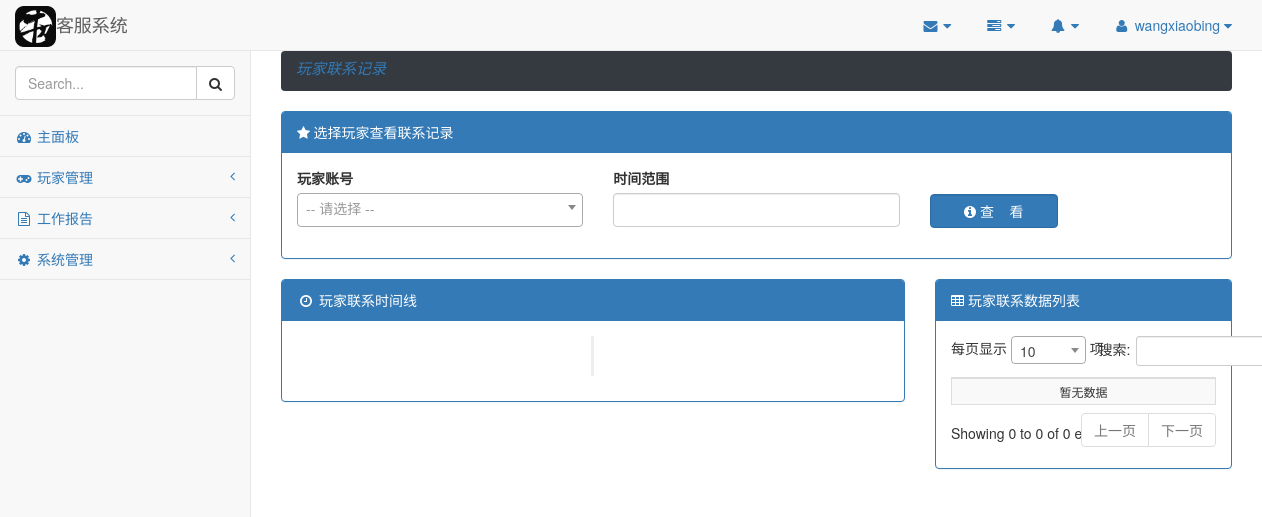
/customer-service/player/contact-record/ (signed in), run on an earlier commit of the app's database.
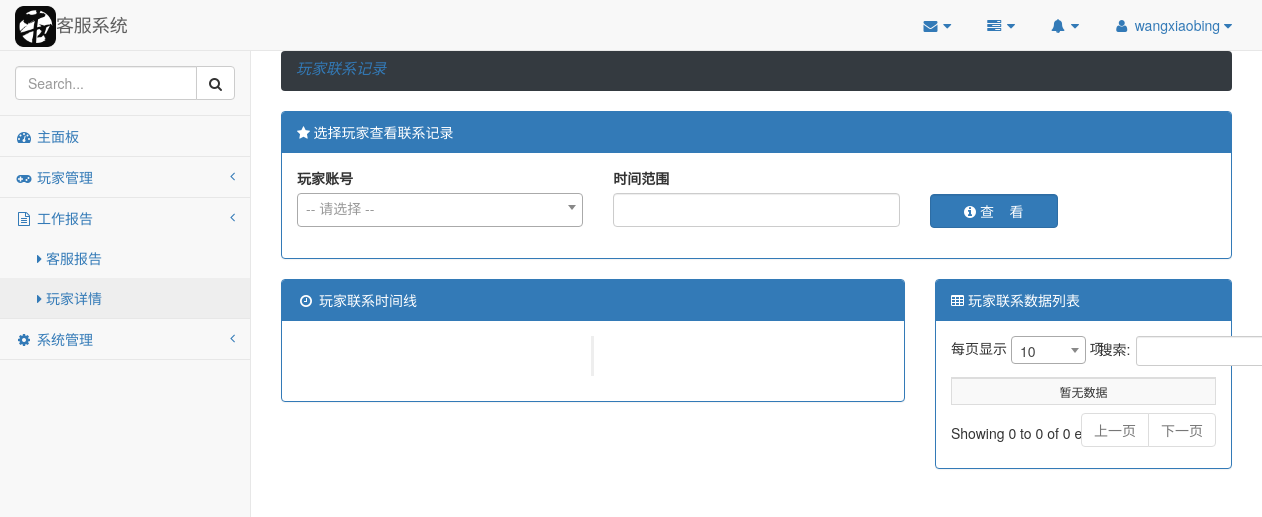
And on a later commit of the database.
### customer_service/models.py (models this page shows, shortened)
class Menu(models.Model):
    name = models.CharField(max_length=50, null=False)
    label = models.CharField(max_length=40, null=False)
    icon = models.CharField(max_length=30, null=True)
    order_index = models.IntegerField(null=True)
    parent = models.IntegerField(null=False, default=0)
    class Meta:
        verbose_name = verbose_name_plural = "菜单"
        db_table = "menu"

### customer_service/decorator.py (the view)
        def third_func(request, *args, **kwargs):
            if request.user.is_authenticated() and request.user.role_id in perm_list:
                return wrapped_func(request, *args, **kwargs)
            else:
                raise PermissionDenied()

### customer_service/decorator.py (called while the page is built)
def permission_need(perm_list):
    if not isinstance(perm_list, (list, tuple)):
        perm_list = [perm_list]
    def second_func(wrapped_func):
        def third_func(request, *args, **kwargs):
            if request.user.is_authenticated() and request.user.role_id in perm_list:
                return wrapped_func(request, *args, **kwargs)
            else:
                raise PermissionDenied()
        return third_func
    return second_func

### customer_service/modules/context.py (called while the page is built)
def namedtuplefetchall(cursor):
    desc = cursor.description
    nt_result = namedtuple('Result', [col[0] for col in desc])
    return [nt_result(*row) for row in cursor.fetchall()]

    @staticmethod
    def get_url(view_name):
        try:
            url = reverse(view_name)
        except NoReverseMatch:
            url = view_name
        return url

### customer_service/modules/player.py (called while the page is built, shortened)
    @staticmethod
    def _query_player_contact_detail(player_id, date_range):
        try:
            player = Player.objects.get(id=player_id or '0')
        except ObjectDoesNotExist:
            return {}

### customer_service/templatetags/html_controls.py (called while the page is built)
@register.simple_tag(name='radio')
def generate_radio(field_info):
    return _radio_html(field_info)

### customer_service/templates/player_contact_detail.html (shortened to what this page needs)
{% extends "base.html" %}
{% block extra_css %}
    {% for css in media.css %}
        {{ css|safe }}
    {% endfor %}
{% endblock %}
{% block content %}
    <div class="row">
    {% include "breadcrumb.html" %}
    </div>
    <div class="row">
        <div class="col-lg-12">
            <div class="panel panel-primary">
                <div class="panel-heading"><i class="fa fa-star"> 选择玩家查看联系记录</i></div>
                <div class="panel-body">
                    {% include "form.html" %}
                </div>
            </div>
        </div>
    </div>
    <div class="row">
        <div class="col-lg-8">
            <div class="panel panel-primary">
                <div class="panel-heading">
                    <i class="fa fa-clock-o fa-fw"></i> 玩家联系时间线
                </div>
                <div class="panel-body" id="_time-line">
                    <ul class="timeline">
                    </ul>
                </div>
            </div>
        </div>
        <div class="col-lg-4">
            <div class="panel panel-primary">
                <div class="panel-heading">
                    <i class="fa fa-table"></i> 玩家联系数据列表
                </div>
                <div class="panel-body">
                    {% include "table.html" %}
                </div>
            </div>
        </div>
    </div>
{% endblock %}

### customer_service/templates/base.html (shortened to what the changed rows need)
{% load staticfiles %}
{% load i18n %}
<!DOCTYPE html>
<html lang="en">
<head>
    <link rel="stylesheet" href="{% static 'vendor/bootstrap/css/bootstrap.min.css' %}" />
    <link rel="stylesheet" href="{% static 'common/font-awesome/css/font-awesome.min.css' %}" />
    <link rel="stylesheet" href="{% static 'vendor/metisMenu/metisMenu.min.css' %}" />
    <link rel="stylesheet" href="{% static 'css/sb-admin-2.min.css' %}" />
    <link rel="stylesheet" href="{% static 'css/customer-service.css' %}" />
    {% block extra_css %}
    {% endblock %}
</head>
<body>
    <div id="wrapper">
        <nav class="navbar navbar-default navbar-static-top" role="navigation" style="margin-bottom: 0">
            <div class="navbar-default sidebar" role="navigation">
                <div class="sidebar-nav navbar-collapse">
                    <ul class="nav" id="side-menu">
                        {% for menu in menus %}
                        <li>
                            <a href="{{ menu.href }}"><i class="fa {{ menu.icon }} fa-fw"></i> {{ menu.label }}
                                {% if menu.submenu %}
                                <span class="fa arrow"></span>
                                {% endif %}
                            </a>
                            {% if menu.submenu %}
                            <ul class="nav nav-second-level">
                                {% for second_menu in menu.submenu %}
                                <li>
                                    <a href="{{ second_menu.href }}"><i class="fa fa-caret-right"></i> {{ second_menu.label }}
                                    </a>
                                </li>
                                {% endfor %}
                            </ul>
                            {% endif %}
                        </li>
                        {% endfor %}
                    </ul>
                </div>
            </div>
        </nav>
        <div id="page-wrapper">
            {% block content %}
            {% endblock %}
        </div>
    </div>
</body>
</html>

What changed in the data, as far as the page shows it:
now on this page (row unchanged): Menu: label "客服报告", shown under "工作报告"
now on this page (row edited): Menu: label "玩家详情", shown under "工作报告"
